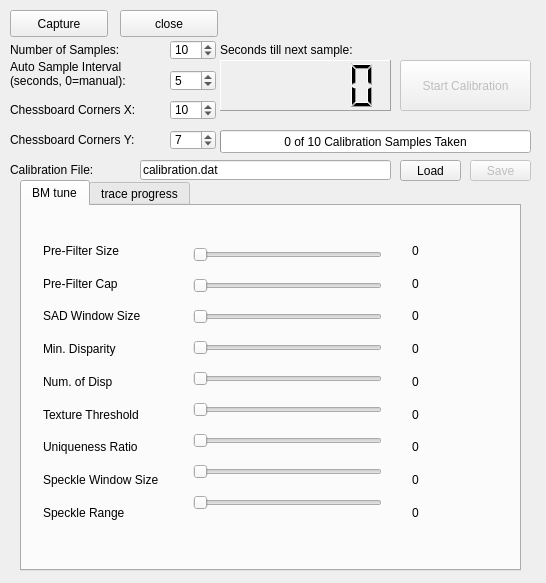
<?xml version="1.0" encoding="UTF-8"?>
<ui version="4.0">
 <class>MainWindow</class>
 <widget class="QMainWindow" name="MainWindow">
  <property name="geometry">
   <rect>
    <x>0</x>
    <y>0</y>
    <width>546</width>
    <height>583</height>
   </rect>
  </property>
  <property name="sizePolicy">
   <sizepolicy hsizetype="Preferred" vsizetype="Preferred">
    <horstretch>0</horstretch>
    <verstretch>0</verstretch>
   </sizepolicy>
  </property>
  <property name="minimumSize">
   <size>
    <width>200</width>
    <height>200</height>
   </size>
  </property>
  <property name="windowTitle">
   <string>Stereo Calibration</string>
  </property>
  <widget class="QWidget" name="centralWidget">
   <widget class="QPushButton" name="pushButtonCalibrate">
    <property name="enabled">
     <bool>false</bool>
    </property>
    <property name="geometry">
     <rect>
      <x>400</x>
      <y>60</y>
      <width>131</width>
      <height>51</height>
     </rect>
    </property>
    <property name="text">
     <string>Start Calibration</string>
    </property>
   </widget>
   <widget class="QSpinBox" name="spinBoxSampleCount">
    <property name="geometry">
     <rect>
      <x>170</x>
      <y>40</y>
      <width>46</width>
      <height>20</height>
     </rect>
    </property>
    <property name="minimum">
     <number>3</number>
    </property>
    <property name="value">
     <number>10</number>
    </property>
   </widget>
   <widget class="QLabel" name="label">
    <property name="geometry">
     <rect>
      <x>10</x>
      <y>40</y>
      <width>111</width>
      <height>20</height>
     </rect>
    </property>
    <property name="text">
     <string>Number of Samples:</string>
    </property>
   </widget>
   <widget class="QLabel" name="label_2">
    <property name="geometry">
     <rect>
      <x>10</x>
      <y>60</y>
      <width>151</width>
      <height>41</height>
     </rect>
    </property>
    <property name="text">
     <string>Auto Sample Interval (seconds, 0=manual):</string>
    </property>
    <property name="alignment">
     <set>Qt::AlignLeading|Qt::AlignLeft|Qt::AlignTop</set>
    </property>
    <property name="wordWrap">
     <bool>true</bool>
    </property>
   </widget>
   <widget class="QSpinBox" name="spinBoxInterval">
    <property name="geometry">
     <rect>
      <x>170</x>
      <y>70</y>
      <width>46</width>
      <height>21</height>
     </rect>
    </property>
    <property name="minimum">
     <number>0</number>
    </property>
    <property name="value">
     <number>5</number>
    </property>
   </widget>
   <widget class="QLabel" name="label_3">
    <property name="geometry">
     <rect>
      <x>10</x>
      <y>100</y>
      <width>151</width>
      <height>20</height>
     </rect>
    </property>
    <property name="text">
     <string>Chessboard Corners X:</string>
    </property>
   </widget>
   <widget class="QLabel" name="label_4">
    <property name="geometry">
     <rect>
      <x>10</x>
      <y>130</y>
      <width>151</width>
      <height>20</height>
     </rect>
    </property>
    <property name="text">
     <string>Chessboard Corners Y:</string>
    </property>
   </widget>
   <widget class="QSpinBox" name="spinBoxCornersX">
    <property name="geometry">
     <rect>
      <x>170</x>
      <y>100</y>
      <width>46</width>
      <height>20</height>
     </rect>
    </property>
    <property name="minimum">
     <number>3</number>
    </property>
    <property name="value">
     <number>10</number>
    </property>
   </widget>
   <widget class="QSpinBox" name="spinBoxCornersY">
    <property name="geometry">
     <rect>
      <x>170</x>
      <y>130</y>
      <width>46</width>
      <height>20</height>
     </rect>
    </property>
    <property name="minimum">
     <number>3</number>
    </property>
    <property name="value">
     <number>7</number>
    </property>
   </widget>
   <widget class="QLabel" name="label_5_t">
    <property name="geometry">
     <rect>
      <x>10</x>
      <y>160</y>
      <width>111</width>
      <height>20</height>
     </rect>
    </property>
    <property name="text">
     <string>Calibration File:</string>
    </property>
   </widget>
   <widget class="QLineEdit" name="lineEditFilename">
    <property name="geometry">
     <rect>
      <x>140</x>
      <y>160</y>
      <width>251</width>
      <height>20</height>
     </rect>
    </property>
    <property name="text">
     <string>calibration.dat</string>
    </property>
   </widget>
   <widget class="QPushButton" name="pushButtonLoad">
    <property name="enabled">
     <bool>true</bool>
    </property>
    <property name="geometry">
     <rect>
      <x>400</x>
      <y>160</y>
      <width>61</width>
      <height>21</height>
     </rect>
    </property>
    <property name="text">
     <string>Load</string>
    </property>
   </widget>
   <widget class="QPushButton" name="pushButtonSave">
    <property name="enabled">
     <bool>false</bool>
    </property>
    <property name="geometry">
     <rect>
      <x>470</x>
      <y>160</y>
      <width>61</width>
      <height>21</height>
     </rect>
    </property>
    <property name="text">
     <string>Save</string>
    </property>
   </widget>
   <widget class="QLabel" name="labelSampleTimeout">
    <property name="geometry">
     <rect>
      <x>220</x>
      <y>40</y>
      <width>181</width>
      <height>20</height>
     </rect>
    </property>
    <property name="text">
     <string>Seconds till next sample:</string>
    </property>
   </widget>
   <widget class="QProgressBar" name="progressBar">
    <property name="geometry">
     <rect>
      <x>220</x>
      <y>130</y>
      <width>311</width>
      <height>23</height>
     </rect>
    </property>
    <property name="maximum">
     <number>10</number>
    </property>
    <property name="value">
     <number>0</number>
    </property>
    <property name="format">
     <string>%v of %m Calibration Samples Taken</string>
    </property>
   </widget>
   <widget class="QLCDNumber" name="lcdNumber">
    <property name="geometry">
     <rect>
      <x>220</x>
      <y>60</y>
      <width>171</width>
      <height>51</height>
     </rect>
    </property>
    <property name="frameShape">
     <enum>QFrame::Panel</enum>
    </property>
    <property name="frameShadow">
     <enum>QFrame::Raised</enum>
    </property>
    <property name="lineWidth">
     <number>1</number>
    </property>
    <property name="smallDecimalPoint">
     <bool>true</bool>
    </property>
    <property name="segmentStyle">
     <enum>QLCDNumber::Filled</enum>
    </property>
   </widget>
   <widget class="QPushButton" name="CaptureButton">
    <property name="geometry">
     <rect>
      <x>10</x>
      <y>10</y>
      <width>98</width>
      <height>27</height>
     </rect>
    </property>
    <property name="text">
     <string>Capture</string>
    </property>
   </widget>
   <widget class="QPushButton" name="CloseButton">
    <property name="geometry">
     <rect>
      <x>120</x>
      <y>10</y>
      <width>98</width>
      <height>27</height>
     </rect>
    </property>
    <property name="text">
     <string>close</string>
    </property>
   </widget>
   <widget class="QTabWidget" name="tabWidget">
    <property name="geometry">
     <rect>
      <x>20</x>
      <y>180</y>
      <width>501</width>
      <height>391</height>
     </rect>
    </property>
    <property name="currentIndex">
     <number>0</number>
    </property>
    <widget class="QWidget" name="tab">
     <attribute name="title">
      <string>BM tune</string>
     </attribute>
     <widget class="QWidget" name="verticalLayoutWidget">
      <property name="geometry">
       <rect>
        <x>160</x>
        <y>20</y>
        <width>211</width>
        <height>311</height>
       </rect>
      </property>
      <layout class="QVBoxLayout" name="verticalLayout_2">
       <item>
        <widget class="QSlider" name="horizontalSlider">
         <property name="minimum">
          <number>5</number>
         </property>
         <property name="maximum">
          <number>255</number>
         </property>
         <property name="singleStep">
          <number>2</number>
         </property>
         <property name="orientation">
          <enum>Qt::Horizontal</enum>
         </property>
        </widget>
       </item>
       <item>
        <widget class="QSlider" name="horizontalSlider_2">
         <property name="orientation">
          <enum>Qt::Horizontal</enum>
         </property>
        </widget>
       </item>
       <item>
        <widget class="QSlider" name="horizontalSlider_3">
         <property name="orientation">
          <enum>Qt::Horizontal</enum>
         </property>
        </widget>
       </item>
       <item>
        <widget class="QSlider" name="horizontalSlider_4">
         <property name="orientation">
          <enum>Qt::Horizontal</enum>
         </property>
        </widget>
       </item>
       <item>
        <widget class="QSlider" name="horizontalSlider_5">
         <property name="orientation">
          <enum>Qt::Horizontal</enum>
         </property>
        </widget>
       </item>
       <item>
        <widget class="QSlider" name="horizontalSlider_6">
         <property name="orientation">
          <enum>Qt::Horizontal</enum>
         </property>
        </widget>
       </item>
       <item>
        <widget class="QSlider" name="horizontalSlider_7">
         <property name="orientation">
          <enum>Qt::Horizontal</enum>
         </property>
        </widget>
       </item>
       <item>
        <widget class="QSlider" name="horizontalSlider_8">
         <property name="orientation">
          <enum>Qt::Horizontal</enum>
         </property>
        </widget>
       </item>
       <item>
        <widget class="QSlider" name="horizontalSlider_9">
         <property name="orientation">
          <enum>Qt::Horizontal</enum>
         </property>
        </widget>
       </item>
      </layout>
     </widget>
     <widget class="QWidget" name="verticalLayoutWidget_2">
      <property name="geometry">
       <rect>
        <x>10</x>
        <y>20</y>
        <width>143</width>
        <height>311</height>
       </rect>
      </property>
      <layout class="QVBoxLayout" name="verticalLayout_3">
       <item>
        <widget class="QLabel" name="label_5">
         <property name="text">
          <string>Pre-Filter Size</string>
         </property>
        </widget>
       </item>
       <item>
        <widget class="QLabel" name="label_6">
         <property name="text">
          <string>Pre-Filter Cap</string>
         </property>
        </widget>
       </item>
       <item>
        <widget class="QLabel" name="label_7">
         <property name="text">
          <string>SAD Window Size</string>
         </property>
        </widget>
       </item>
       <item>
        <widget class="QLabel" name="label_8">
         <property name="text">
          <string>Min. Disparity</string>
         </property>
        </widget>
       </item>
       <item>
        <widget class="QLabel" name="label_9">
         <property name="text">
          <string>Num. of Disp</string>
         </property>
        </widget>
       </item>
       <item>
        <widget class="QLabel" name="label_10">
         <property name="text">
          <string>Texture Threshold</string>
         </property>
        </widget>
       </item>
       <item>
        <widget class="QLabel" name="label_11">
         <property name="text">
          <string>Uniqueness Ratio</string>
         </property>
        </widget>
       </item>
       <item>
        <widget class="QLabel" name="label_12">
         <property name="text">
          <string>Speckle Window Size</string>
         </property>
        </widget>
       </item>
       <item>
        <widget class="QLabel" name="label_13">
         <property name="text">
          <string>Speckle Range</string>
         </property>
        </widget>
       </item>
      </layout>
     </widget>
     <widget class="QWidget" name="verticalLayoutWidget_3">
      <property name="geometry">
       <rect>
        <x>379</x>
        <y>20</y>
        <width>111</width>
        <height>311</height>
       </rect>
      </property>
      <layout class="QVBoxLayout" name="verticalLayout_4">
       <item>
        <widget class="QLabel" name="label_14">
         <property name="text">
          <string>0</string>
         </property>
        </widget>
       </item>
       <item>
        <widget class="QLabel" name="label_15">
         <property name="text">
          <string>0</string>
         </property>
        </widget>
       </item>
       <item>
        <widget class="QLabel" name="label_16">
         <property name="text">
          <string>0</string>
         </property>
        </widget>
       </item>
       <item>
        <widget class="QLabel" name="label_17">
         <property name="text">
          <string>0</string>
         </property>
        </widget>
       </item>
       <item>
        <widget class="QLabel" name="label_18">
         <property name="text">
          <string>0</string>
         </property>
        </widget>
       </item>
       <item>
        <widget class="QLabel" name="label_19">
         <property name="text">
          <string>0</string>
         </property>
        </widget>
       </item>
       <item>
        <widget class="QLabel" name="label_20">
         <property name="text">
          <string>0</string>
         </property>
        </widget>
       </item>
       <item>
        <widget class="QLabel" name="label_21">
         <property name="text">
          <string>0</string>
         </property>
        </widget>
       </item>
       <item>
        <widget class="QLabel" name="label_22">
         <property name="text">
          <string>0</string>
         </property>
        </widget>
       </item>
      </layout>
     </widget>
    </widget>
    <widget class="QWidget" name="tab_2">
     <attribute name="title">
      <string>trace progress</string>
     </attribute>
     <widget class="QPlainTextEdit" name="plainTextEditTrace">
      <property name="geometry">
       <rect>
        <x>10</x>
        <y>10</y>
        <width>471</width>
        <height>331</height>
       </rect>
      </property>
      <property name="sizePolicy">
       <sizepolicy hsizetype="Expanding" vsizetype="Expanding">
        <horstretch>0</horstretch>
        <verstretch>0</verstretch>
       </sizepolicy>
      </property>
      <property name="readOnly">
       <bool>true</bool>
      </property>
      <property name="maximumBlockCount">
       <number>1000</number>
      </property>
     </widget>
     <zorder>plainTextEditTrace</zorder>
     <zorder>plainTextEditTrace</zorder>
     <zorder>plainTextEditTrace</zorder>
    </widget>
   </widget>
  </widget>
 </widget>
 <layoutdefault spacing="6" margin="11"/>
 <tabstops>
  <tabstop>CaptureButton</tabstop>
  <tabstop>CloseButton</tabstop>
  <tabstop>pushButtonCalibrate</tabstop>
  <tabstop>spinBoxSampleCount</tabstop>
  <tabstop>spinBoxInterval</tabstop>
  <tabstop>spinBoxCornersX</tabstop>
  <tabstop>spinBoxCornersY</tabstop>
  <tabstop>pushButtonLoad</tabstop>
  <tabstop>pushButtonSave</tabstop>
  <tabstop>lineEditFilename</tabstop>
  <tabstop>tabWidget</tabstop>
  <tabstop>horizontalSlider</tabstop>
  <tabstop>horizontalSlider_2</tabstop>
  <tabstop>horizontalSlider_3</tabstop>
  <tabstop>horizontalSlider_4</tabstop>
  <tabstop>horizontalSlider_5</tabstop>
  <tabstop>horizontalSlider_6</tabstop>
  <tabstop>horizontalSlider_7</tabstop>
  <tabstop>horizontalSlider_8</tabstop>
  <tabstop>horizontalSlider_9</tabstop>
  <tabstop>plainTextEditTrace</tabstop>
 </tabstops>
 <resources/>
 <connections>
  <connection>
   <sender>horizontalSlider</sender>
   <signal>valueChanged(int)</signal>
   <receiver>label_14</receiver>
   <slot>setNum(int)</slot>
   <hints>
    <hint type="sourcelabel">
     <x>290</x>
     <y>250</y>
    </hint>
    <hint type="destinationlabel">
     <x>456</x>
     <y>246</y>
    </hint>
   </hints>
  </connection>
  <connection>
   <sender>horizontalSlider_2</sender>
   <signal>valueChanged(int)</signal>
   <receiver>label_15</receiver>
   <slot>setNum(int)</slot>
   <hints>
    <hint type="sourcelabel">
     <x>321</x>
     <y>278</y>
    </hint>
    <hint type="destinationlabel">
     <x>448</x>
     <y>285</y>
    </hint>
   </hints>
  </connection>
  <connection>
   <sender>horizontalSlider_3</sender>
   <signal>valueChanged(int)</signal>
   <receiver>label_16</receiver>
   <slot>setNum(int)</slot>
   <hints>
    <hint type="sourcelabel">
     <x>304</x>
     <y>314</y>
    </hint>
    <hint type="destinationlabel">
     <x>456</x>
     <y>316</y>
    </hint>
   </hints>
  </connection>
  <connection>
   <sender>horizontalSlider_4</sender>
   <signal>valueChanged(int)</signal>
   <receiver>label_17</receiver>
   <slot>setNum(int)</slot>
   <hints>
    <hint type="sourcelabel">
     <x>337</x>
     <y>347</y>
    </hint>
    <hint type="destinationlabel">
     <x>426</x>
     <y>355</y>
    </hint>
   </hints>
  </connection>
  <connection>
   <sender>horizontalSlider_5</sender>
   <signal>valueChanged(int)</signal>
   <receiver>label_18</receiver>
   <slot>setNum(int)</slot>
   <hints>
    <hint type="sourcelabel">
     <x>334</x>
     <y>384</y>
    </hint>
    <hint type="destinationlabel">
     <x>416</x>
     <y>388</y>
    </hint>
   </hints>
  </connection>
  <connection>
   <sender>horizontalSlider_6</sender>
   <signal>valueChanged(int)</signal>
   <receiver>label_19</receiver>
   <slot>setNum(int)</slot>
   <hints>
    <hint type="sourcelabel">
     <x>346</x>
     <y>418</y>
    </hint>
    <hint type="destinationlabel">
     <x>410</x>
     <y>423</y>
    </hint>
   </hints>
  </connection>
  <connection>
   <sender>horizontalSlider_7</sender>
   <signal>valueChanged(int)</signal>
   <receiver>label_20</receiver>
   <slot>setNum(int)</slot>
   <hints>
    <hint type="sourcelabel">
     <x>342</x>
     <y>456</y>
    </hint>
    <hint type="destinationlabel">
     <x>415</x>
     <y>461</y>
    </hint>
   </hints>
  </connection>
  <connection>
   <sender>horizontalSlider_8</sender>
   <signal>valueChanged(int)</signal>
   <receiver>label_21</receiver>
   <slot>setNum(int)</slot>
   <hints>
    <hint type="sourcelabel">
     <x>371</x>
     <y>492</y>
    </hint>
    <hint type="destinationlabel">
     <x>417</x>
     <y>492</y>
    </hint>
   </hints>
  </connection>
  <connection>
   <sender>horizontalSlider_9</sender>
   <signal>valueChanged(int)</signal>
   <receiver>label_22</receiver>
   <slot>setNum(int)</slot>
   <hints>
    <hint type="sourcelabel">
     <x>363</x>
     <y>521</y>
    </hint>
    <hint type="destinationlabel">
     <x>425</x>
     <y>530</y>
    </hint>
   </hints>
  </connection>
 </connections>
</ui>
